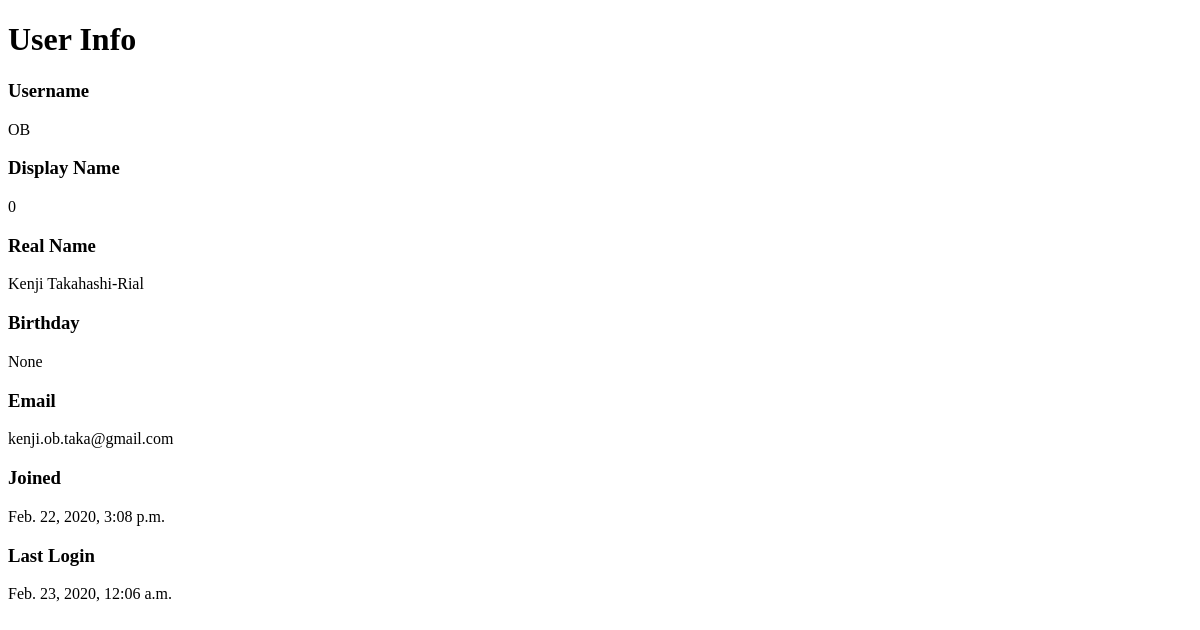
Before: /OB/user/OB/ with the older database file.
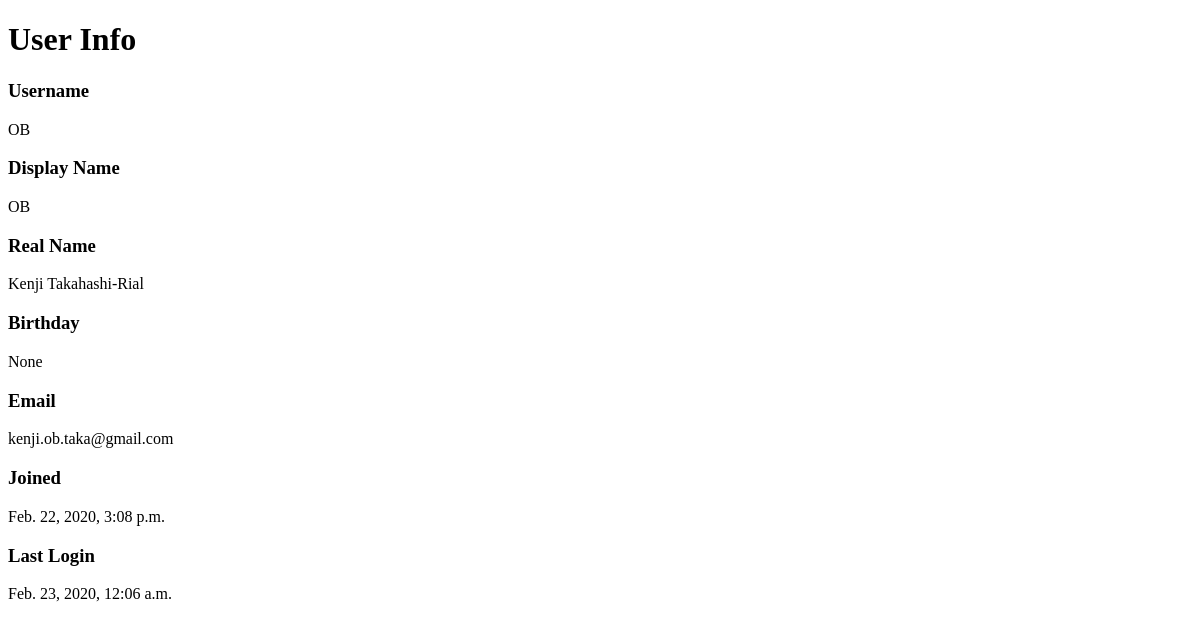
After: the same page with the newer database file.
### OB/models.py (models this page shows, shortened)
class OBUser(models.Model):
    user = models.OneToOneField(User, on_delete=models.CASCADE, default=0)
    display_name = models.CharField(max_length=DISPLAY_NAME_MAX_LENGTH, null=True)
    birthday = models.DateField(null=True)
    is_expelled = models.BooleanField(default=False)
    is_ob = models.BooleanField(default=False)

### OB/views.py (the view)
# urls.py: url(r"^user/(?P<username>[-\w]+)/$", views.user, name="OB-user")
def user(request, username):
    if request.method == "GET":
        user_entry = User.objects.filter(username=username)
        if user_entry.exists():
            ob_user_entry = OBUser.objects.get(user=user_entry.first())
            template = "OB/user.html"
            context = {"ob_user": ob_user_entry}
        else:
            template = "OB/not_user.html"
            context = {}
        return render(request, template, context)
    if request.method == "POST":
        return None
    return None

### OB/templates/OB/user.html (shortened to what this page needs)
<!DOCTYPE html>
<html>
  <head>
  </head>
  <body>
    <h1>User Info</h1>
    <div id="display-info">
      <h3>Username</h3>
      <p>{{ ob_user.user.username }}</p>
      <h3>Display Name</h3>
      <p>{% if ob_user.display_name is None %} {{ ob_user.user.username }} {% else %} {{ ob_user.display_name }} {% endif %}</p>
      <h3>Real Name</h3>
      <p>{{ ob_user.user.first_name }} {{ ob_user.user.last_name }}</p>
      <h3>Birthday</h3>
      <p>{{ ob_user.birthday }}</p>
      <h3>Email</h3>
      <p>{{ ob_user.user.email }}</p>
      <h3>Joined</h3>
      <p>{{ ob_user.user.date_joined }}</p>
      <h3>Last Login</h3>
      <p>{{ ob_user.user.last_login }}</p>
    </div>
  </body>
</html>

Changed rows visible on the page:
changed OBUser "None": user.username (not shown) → "OB"; display_name "0" → (not shown)
